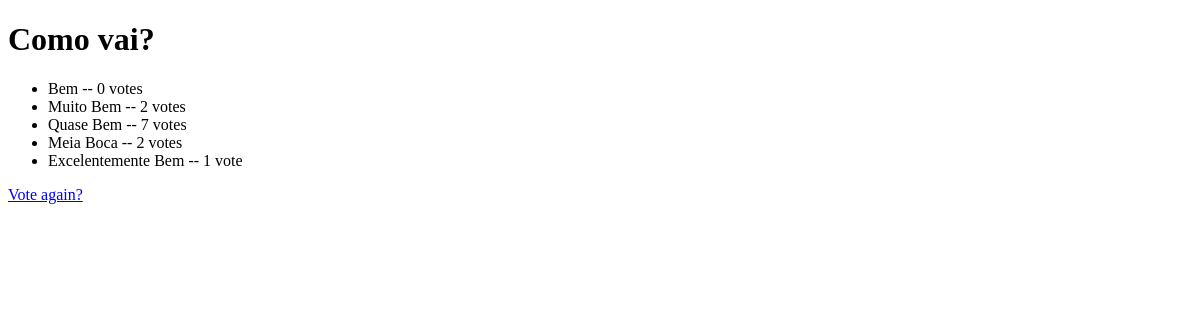
Before: /polls/4/results/ with the older database file.
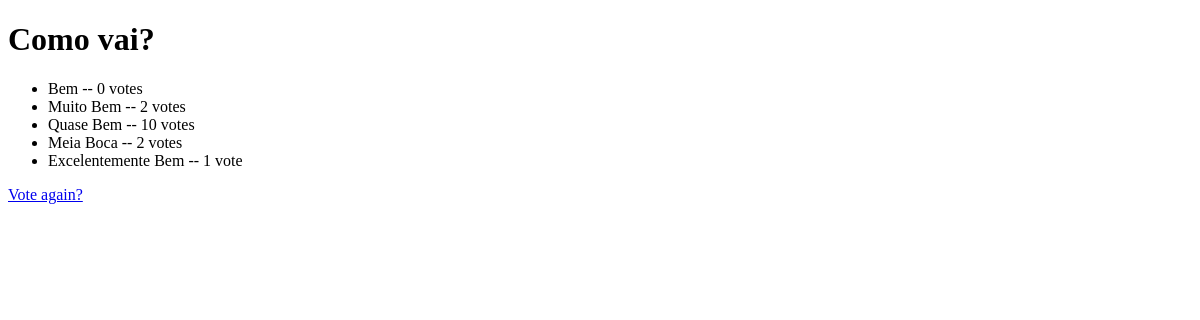
After: the same page with the newer database file.
### polls/models.py (models this page shows, shortened)
class Choice(models.Model):
	poll = models.ForeignKey(Poll)
	choice_text = models.CharField(max_length=200)
	votes = models.IntegerField(default=0)

### polls/views.py (the view)
# urls.py: url(r'(?P<pk>\d+)/results/$', views.ResultsView.as_view(), name='results'),
class ResultsView(generic.DetailView):
    model = Poll
    template_name = 'polls/results.html'

### polls/templates/polls/results.html (shortened to what this page needs)
<!DOCTYPE html>
<html>
<head>
</head>
<body>
    <h1>{{ poll.question }}</h1>
    <ul>
        {% for choice in poll.choice_set.all %}
            <li>{{ choice.choice_text }} -- {{ choice.votes }} vote{{ choice.votes|pluralize }}</li>
        {% endfor %}
    </ul>
    <a href="{% url 'polls:detail' poll.id %}"> Vote again?</a>
</body>
</html>

Changed rows visible on the page:
changed Choice "Quase Bem": votes "7" → "10"
